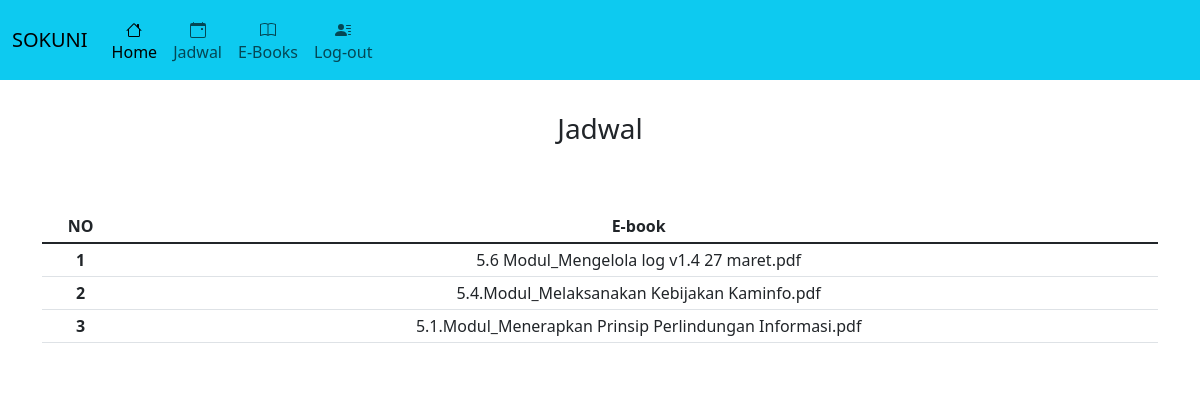
/pages/user/e-book.php (signed in), run on the app's committed database.
### tables this page shows
CREATE TABLE `ebook` (
  `id` int NOT NULL,
  `ebook` varchar(255) DEFAULT NULL
);

### assets/function/functions.php (called while the page is built, shortened)
<?php
$cdb = mysqli_connect('localhost', 'root', '', 'sokuni') or die('Connection Failed');
function query_pengajar($query) {
    global $cdb;
    $result = mysqli_query($cdb, $query);
    $rows = [];
    while($row = mysqli_fetch_assoc($result)) {
        $rows[] = $row;
    }
    return $rows;
}
?>

### pages/user/e-book.php (the view, shortened to what this page needs)
<?php
require('../../assets/function/functions.php');
require('../../assets/parts/user-part/header-user.php');
require('../../assets/parts/user-part/nav-user.php');
$docs = query_pengajar("SELECT * FROM ebook");
?>
<h3 style="text-align: center; margin: 2rem 0 4rem 0 ;">Jadwal</h3>
<div class="container mt-3">
    <table id="daftar-pengajar" class="table table-sm" style="text-align: center;">
        <thead>
            <tr>
                <th class="col" scope="col">NO</th>
                <th class="col" scope="col">E-book</th>
            </tr>
        </thead>
        <tbody class="table-group-divider">
            <?php $i = 1; foreach($docs as $doc) : ?>
            <tr>
                <th scope="row"><?= $i++; ?></th>
                <td><?= $doc["ebook"]; ?></td>
            </tr>
            <?php endforeach ; ?>
            </tbody>
</table>
<?php require('../../assets/parts/user-part/footer-user.php'); ?>

### css/style.css (style rules this page uses)
* { margin: 0; padding: 0; outline: 0; }

### data on the page
ebook: ebook "5.6 Modul_Mengelola log v1.4 27 maret.pdf"
ebook: ebook "5.4.Modul_Melaksanakan Kebijakan Kaminfo.pdf"
ebook: ebook "5.1.Modul_Menerapkan Prinsip Perlindungan Informasi.pdf"
